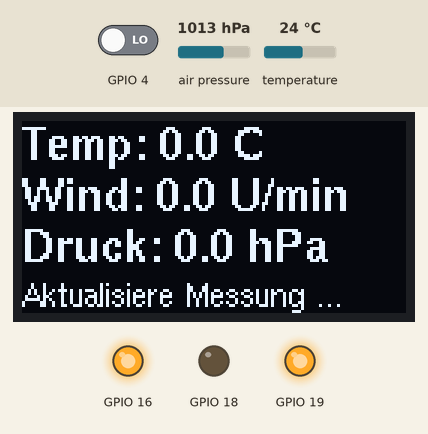
Recording of a sketch running on a simulated ESP32. On the bench: 128×64 one-colour display, output pins drawn as LEDs (lit = HIGH). Inputs (shaded band) come from the test bench; at power-on: air pressure 1013 hPa, GPIO 4 LOW, temperature 24 °C. WiFi joins after 1.5 s; servers stay silent unless stated; web services answer with replies made up by the test bench.

Above: at 1.6 s.
1.7 s: air pressure set to 952 hPa
At 2.1 s:
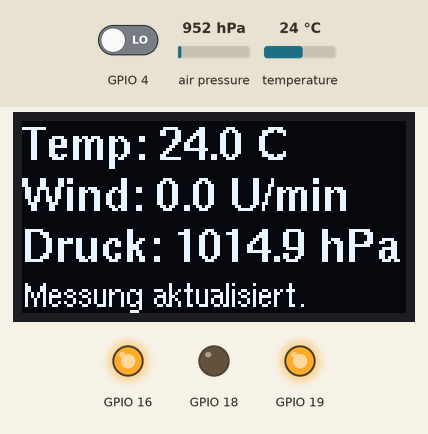
At 4.0 s:
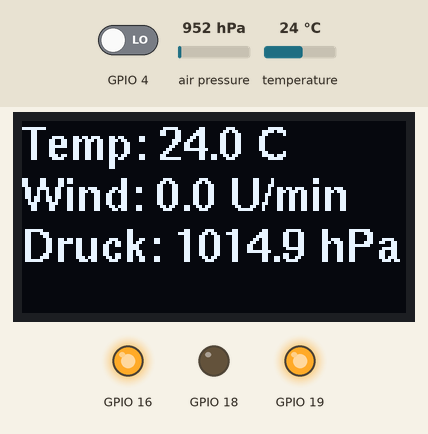
4.3 s: GPIO 4 driven HIGH
At 4.46 s:
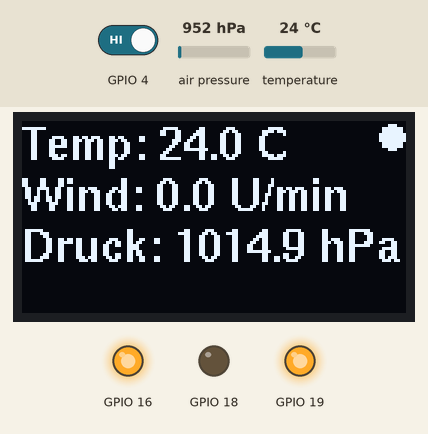
Timing chart, 0 to 7.3 s (numbered marks = the images above; inputs shaded):
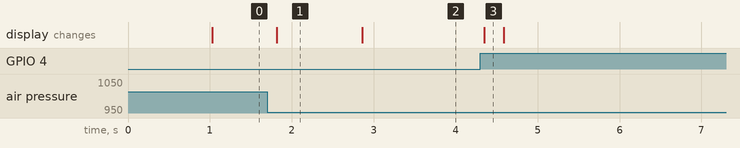

Measured:
- what the display in image 1 shows lasts 1.1 s, from 1.8 s to 2.9 s

The sketch:

wetterstation.ino
```cpp
#include <OneWire.h>
#include <DallasTemperature.h>
#include <WiFi.h>
#include <HTTPClient.h>
#include <U8g2lib.h>
#include <Wire.h>
#include <SPI.h>
#include <Adafruit_BMP280.h>

const char* WIFI_SSID = "Hier WLAN-SSID eintragen";
const char* WIFI_PASSWORD = "Hier WLAN-Passwort eintragen";
const char* THING_SPEAK_API_KEY = "Hier API-Key für ThingSpeak eintragen";

U8G2_SH1106_128X64_NONAME_F_SW_I2C display(U8G2_R0, 5, 17);

volatile int magnetEventCount = 0;
volatile unsigned long timeOfLastMagnetEvent_ms = 0;
float temperature_C = 0.0;
float windSpeed_rpm = 0.0;
float pressure_hPa = 0.0;

String statusMessage = "";
unsigned long statusMessageTime_ms = 0;

OneWire oneWire(32);
DallasTemperature sensors(&oneWire);

Adafruit_BMP280 pressureSensor(15, 13, 12, 14); // An Hardware-SPI des ESP32.


// Diese Funktion ist ein Interrupt-Handler. Sie wird jedes Mal aufgerufen,
// wenn der Neigungssensor im Windrad auslöst, das heißt seinen Zustand
// ändert. Bei jeder Umdrehung wird der Interrupt zwei Mal ausgelöst.
// Tatsächlich löst der Interrupt noch öfters aus, weil die Schaltung
// 'prellt' (https://de.wikipedia.org/wiki/Prellen). Deswegen werden
// mehrere Auslösungen innerhalb von 10ms ignoriert.
void IRAM_ATTR onMagnetEvent() {
  const unsigned long MAGNET_EVENT_DEBOUNCE_MS = 10;
  if (millis() > timeOfLastMagnetEvent_ms + MAGNET_EVENT_DEBOUNCE_MS) {
    magnetEventCount++;
    timeOfLastMagnetEvent_ms = millis();
  }
}


void setup() {
  pinMode(19, OUTPUT);
  digitalWrite(19, HIGH);
  pinMode(18, OUTPUT);
  digitalWrite(18, LOW);
  display.begin();

  // Initialisierung für Temperatursensor.
  sensors.begin();

  // Pin für Neigungssensor im Windrad.
  pinMode(16, OUTPUT);
  digitalWrite(16, HIGH);
  pinMode(4, INPUT);

  // Da Schaltung 'prellt' unbedingt CHANGE und nicht nur RISING oder FALLING
  // verwenden! Wenn nur RISING oder FALLING verwendet würde, so würde bei
  // Prellen sowieso wie CHANGE gezählt, bei Nicht-Prellen aber nur RISING
  // bzw. FALLING und damit inkonsistent.
  // Details: https://de.wikipedia.org/wiki/Prellen
  attachInterrupt(digitalPinToInterrupt(4), onMagnetEvent, CHANGE);

  pressureSensor.begin();
}


// Diese Funktion zeigt eine Statusmeldung im Display an.
template<typename T>
void showStatusMessage(T msg) {
  statusMessage = msg;
  statusMessageTime_ms = millis();
  redrawScreen();
}


// Liest die Messwerte für Temperatur und Windgeschwindigkeit
// von den Sensoren.
void updateMeasurements() {
  static unsigned long lastUpdateMeasurements_ms = 0;

  showStatusMessage("Aktualisiere Messung ...");

  // Lies Temperatur aus.
  sensors.requestTemperatures();
  temperature_C = sensors.getTempCByIndex(0);

  // Berechne Umdrehungen pro Minute.
  windSpeed_rpm = 60.0 * 1000.0 * (magnetEventCount / 2.0) / (millis() - lastUpdateMeasurements_ms);
  magnetEventCount = 0;

  pressure_hPa = (float)pressureSensor.readPressure() / 100.0; // Konvertierung von Pascal zu hPa.
  pressure_hPa = pressure_hPa / 0.938; // Luftdruck auf Meereshöhe statt 500m.

  lastUpdateMeasurements_ms = millis();

  showStatusMessage("Messung aktualisiert.");
}


// Diese Funktion verbindet sich mit dem WLAN und sendet dann
// eine Messung an ThingSpeak. Wenn alles geklappt hat, so wird
// 'true' zurückgegeben, sonst 'false'.
bool sendMeasurementToThingSpeak() {
  // Nachricht an ThingSpeak zusammensetzen.
  String url = String("https://api.thingspeak.com/update?api_key=") + String(THING_SPEAK_API_KEY) + String("&field1=") + String(temperature_C) + String("&field2=") + String(windSpeed_rpm) + String("&field3=") + String(pressure_hPa);

  // Verbinde mit WLAN.
  boolean success = false;
  WiFiClient client;
  WiFi.mode(WIFI_STA);
  showStatusMessage("Verbinde zu " + String(WIFI_SSID) + " ...");
  WiFi.begin(WIFI_SSID, WIFI_PASSWORD);
  delay(5000); // Warte einige Sekunden bis Verbindung aufgebaut.

  if (WiFi.status() == WL_CONNECTED) {
    showStatusMessage("Sende zu ThingSpeak ...");
    HTTPClient http;
    http.begin(url.c_str());
    int response = http.GET();
    if (response == 200) {
      success = true;
      showStatusMessage("An ThingSpeak versandt.");
    } else {
      showStatusMessage("HTTP Error: " + String(response) + ".");
    }
    http.end();
  } else {
    showStatusMessage("Keine Verbindung zu " + String(WIFI_SSID) + ".");
  }
  delay(1000); // Gibt etwas Zeit für die Statusanzeige.
  client.stop();
  return success;
}


// Malt den Bildschirminhalt neu.
void redrawScreen() {
  display.clearBuffer();
  display.setFont(u8g_font_helvB10);
  display.drawStr(0, 13, ("Temp: " + String(temperature_C, 1) + " C").c_str());
  display.drawStr(0, 30, ("Wind: " + String(windSpeed_rpm, 1) + " U/min").c_str());
  display.drawStr(0, 47, ("Druck: " + String(pressure_hPa, 1) + " hPa").c_str());

  // Wenn Magnetsensor im Windrad kürzlich ausgelöst hat, so male einen
  // kleinen Kreis in die rechte obere Ecke.
  if (millis() < timeOfLastMagnetEvent_ms + 250) {
    display.drawDisc(123, 5, 4);
  }

  // Wenn die Statusnachricht kürzlich neu gesetzt wurde,
  // so schreibe sie in die unterste Zeile.
  if (millis() < statusMessageTime_ms + 1000) {
    display.setFont(u8g_font_helvR08);
    display.drawStr(0, 62, statusMessage.c_str());
  }

  display.sendBuffer();
}


void loop () {
  static unsigned long nextEspRestartTime_ms = 3 * 60 * 60 * 1000;
  static unsigned long nextSendMeasurementToThingSpeakTime_ms = 15000;
  static unsigned long nextUpdateMeasurementsTime_ms = 1000;
  static unsigned long nextRedrawScreenTime_ms = 1500;

  if (millis() > nextEspRestartTime_ms) {
    ESP.restart();
    // Das Programm hört hier auf.
  } else if (millis() > nextSendMeasurementToThingSpeakTime_ms) {
    bool success = sendMeasurementToThingSpeak();
    if (success) {
      nextSendMeasurementToThingSpeakTime_ms = millis() + 2 * 60 * 1000;
    } else {
      // Wenn Senden nicht erfolgreich, dann neuer Versuch nicht sofort, sondern
      // nach 10 Sekunden, damit zwischendurch andere Funktionen ausgeführt werden
      // können.
      nextSendMeasurementToThingSpeakTime_ms = millis() + 10 * 1000;
    }
  } else if (millis() > nextUpdateMeasurementsTime_ms) {
    updateMeasurements();
    nextUpdateMeasurementsTime_ms = millis() + 60 * 1000;
  } else if (millis() > nextRedrawScreenTime_ms) {
    redrawScreen();
    nextRedrawScreenTime_ms = millis() + 33;
  }
}
```
